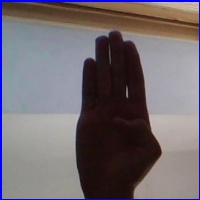
//> input picture data/asl_alphabet_test/B_test.jpg, 200 x 200 px
$ ./projekt1   (built with g++ and OpenCV 4)
//> lines starting //> are read from the running program, lines starting //| are printed output that depends on the picture
#include <iostream>
#include <fstream>
#include <opencv2/opencv.hpp>
#include <opencv2/highgui/highgui.hpp>
#include <opencv2/ml/ml.hpp>
#include <stdexcept>
#include <ios>
#include <dirent.h>

using namespace std;
using namespace cv;

// Directory containing positive sample images
static string posSamplesDir = "/home/alicja/gnu/projekt_wma/data/asl_alphabet_train/A";
// Set the file to write the features to
static string featuresFile = "/home/alicja/gnu/projekt_wma/data/hog_A.txt";

//parametry do HOG
static const Size trainingPadding = Size(0, 0);
static const Size winStride = Size(8, 8);

static void storeCursor(void) {
    printf("\033[s");
}

static void resetCursor(void) {
    printf("\033[u");
}

// [7 lines left out: function toLowerCase, not called in this run]

// pokazywanie obrazów
int show(Mat img,string okno)
{
    imshow(okno, img);
    waitKey(0);
    cout<<"wielkość "<<okno<<" "<<img.size()<<endl;
    destroyAllWindows();
    return 0;
}
/**
 * This is the actual calculation from the (input) image data to the HOG descriptor/feature vector using the hog.compute() function
 * @param imageFilename file path of the image file to read and calculate feature vector from
 * @param descriptorVector the returned calculated feature vector<float> ,
 *      I can't comprehend why openCV implementation returns std::vector<float> instead of cv::MatExpr_<float> (e.g. Mat<float>)
 * @param hog HOGDescriptor containin HOG settings
 */
// [23 lines left out: function calculateFeaturesFromInput, not called in this run]
/**
 * For unixoid systems only: Lists all files in a given directory and returns a vector of path+name in string format
 * @param dirName
 * @param fileNames found file names in specified directory
 * @param validExtensions containing the valid file extensions for collection in lower case
 */
// [37 lines left out: function getFilesInDirectory, not called in this run]
int main(int argc, char** argv)
{
    string path = string(PROJECT_SOURCE_DIR) + "/data/asl_alphabet_test/B_test.jpg";
    Mat input = imread(path); //,IMREAD_GRAYSCALE)
//> input is the input picture: 200 rows x 200 cols, CV_8UC3; mean B, G, R 111.8, 106.2, 114
    if (input.empty()) // Sprawdzenie, czy udalo sie otworzyc obraz z sciezka
    {
        cout << "ERROR: Can't open image" << endl;
        return -1;
    }
    show(input,"obraz");
//| wielkość obraz [200 x 200]

    // przycinanie, resize, convert
    Rect myROI(50, 0, 100, 200);
    Mat img = input(myROI);
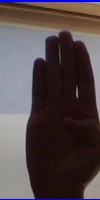
//> img: 200 rows x 100 cols, CV_8UC3; mean B, G, R 74.8, 72.5, 84.3
    show(img,"przyciety");
//| wielkość przyciety [100 x 200]
    resize(img, img, cv::Size(), 0.64, 0.64);
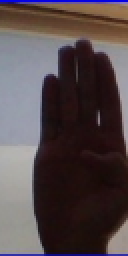
//> img: 128 rows x 64 cols, CV_8UC3 (shown 2 times larger); mean B, G, R 74.6, 72.5, 84.2
    show(img,"resize");
//| wielkość resize [64 x 128]
    img.convertTo(img, CV_32F, 1/255.0);
//> img: 128 rows x 64 cols, CV_32FC3
    show(img,"convert");
//| wielkość convert [64 x 128]

    // Calculate gradients gx, gy
    Mat gx, gy;
    Sobel(img, gx, CV_32F, 1, 0, 1);
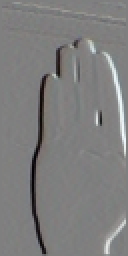
//> gx: 128 rows x 64 cols, CV_32FC3 (shown 2 times larger); mean B, G, R -0.00523, -0.00444, -0.00274; drawn with min black and max white
    Sobel(img, gy, CV_32F, 0, 1, 1);
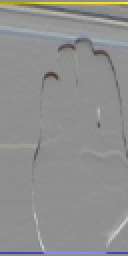
//> gy: 128 rows x 64 cols, CV_32FC3 (shown 2 times larger); mean B, G, R -0.00409, 0.000832, 0.000594; drawn with min black and max white

    // Calculate gradient magnitude and direction (in degrees)
    Mat mag, angle;
    cartToPolar(gx, gy, mag, angle, 1);
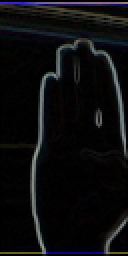
//> mag: 128 rows x 64 cols, CV_32FC3 (shown 2 times larger); mean B, G, R 0.0585, 0.0519, 0.0518
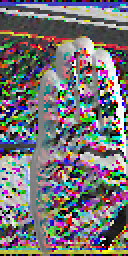
//> angle: 128 rows x 64 cols, CV_32FC3 (shown 2 times larger); mean B, G, R 165.9, 162.6, 165.2; drawn with min black and max white

    show(gx,"gx");
//| wielkość gx [64 x 128]
//| wielkość gy [64 x 128]
    show(gy,"gy");
    show(mag,"mag");

    // "/home/alicja/gnu/projekt_wma/data/asl_alphabet_test"


    HOGDescriptor hog;
    // Get the files to train from somewhere
        static vector<string> positiveTrainingImages;
//        static vector<string> negativeTrainingImages;
        static vector<string> validExtensions;
        validExtensions.push_back("jpg");
        validExtensions.push_back("png");
        validExtensions.push_back("ppm");

        getFilesInDirectory(posSamplesDir, positiveTrainingImages, validExtensions);
//        getFilesInDirectory(negSamplesDir, negativeTrainingImages, validExtensions);
        /// Retrieve the descriptor vectors from the samples
        unsigned long overallSamples = positiveTrainingImages.size();  //+ negativeTrainingImages.size();

        // Make sure there are actually samples to train
        if (overallSamples == 0) {
            printf("No training sample files found, nothing to do!\n");
            return EXIT_SUCCESS;
        }

        /// @WARNING: This is really important, some libraries (e.g. ROS) seems to set the system locale which takes decimal commata instead of points which causes the file input parsing to fail
        setlocale(LC_ALL, "C"); // Do not use the system locale
        setlocale(LC_NUMERIC,"C");
        setlocale(LC_ALL, "POSIX");

        printf("Reading files, generating HOG features and save them to file '%s':\n", featuresFile.c_str());
        float percent;
        /**
         * Save the calculated descriptor vectors to a file in a format that can be used by SVMlight for training
         * @NOTE: If you split these steps into separate steps:
         * 1. calculating features into memory (e.g. into a cv::Mat or vector< vector<float> >),
         * 2. saving features to file / directly inject from memory to machine learning algorithm,
         * the program may consume a considerable amount of main memory
         */
        fstream File;
        File.open(featuresFile.c_str(), ios::out);
        if (File.good() && File.is_open()) {
            File << "# Use this file to train, e.g. SVMlight by issuing $ svm_learn -i 1 -a weights.txt " << featuresFile.c_str() << endl; // Remove this line for libsvm which does not support comments
            // Iterate over sample images
            for (unsigned long currentFile = 0; currentFile < overallSamples; ++currentFile) {
                storeCursor();
                vector<float> featureVector;
                // Get positive or negative sample image file path
//                const string currentImageFile = (currentFile < positiveTrainingImages.size() ? positiveTrainingImages.at(currentFile) : negativeTrainingImages.at(currentFile - positiveTrainingImages.size()));
                const string currentImageFile = positiveTrainingImages.at(currentFile);
                // Output progress
                if ( (currentFile+1) % 10 == 0 || (currentFile+1) == overallSamples ) {
                    percent = ((currentFile+1) * 100 / overallSamples);
                    printf("%5lu (%3.0f%%):\tFile '%s'", (currentFile+1), percent, currentImageFile.c_str());
                    fflush(stdout);
                    resetCursor();
                }
                // Calculate feature vector from current image file
                calculateFeaturesFromInput(currentImageFile, featureVector, hog);
                if (!featureVector.empty()) {
                    /* Put positive or negative sample class to file,
                     * true=positive, false=negative,
                     * and convert positive class to +1 and negative class to -1 for SVMlight
                     */
                    File << ((currentFile < positiveTrainingImages.size()) ? "+1" : "-1");
                    // Save feature vector components
                    for (unsigned int feature = 0; feature < featureVector.size(); ++feature) {
                        File << " " << (feature + 1) << ":" << featureVector.at(feature);
                    }
                    File << endl;
                }
            }
            printf("\n");
            File.flush();
            File.close();
        } else {
            printf("Error opening file '%s'!\n", featuresFile.c_str());
            return EXIT_FAILURE;
        }

    return 0;
}

$ run again, with data/asl_alphabet_test/A_test.jpg copied over data/asl_alphabet_test/B_test.jpg
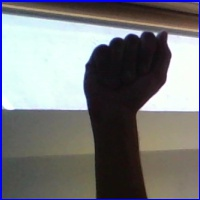
//> input picture data/asl_alphabet_test/A_test.jpg, 200 x 200 px
//> input is the input picture: 200 rows x 200 cols, CV_8UC3; mean B, G, R 123.9, 121.8, 120.8
//| wielkość obraz [200 x 200]
//| wielkość przyciety [100 x 200]
//| wielkość resize [64 x 128]
//| wielkość convert [64 x 128]
//> `cartToPolar(gx, gy, mag, angle, 1);`:
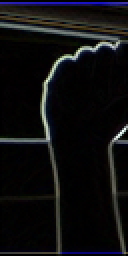
//> mag: 128 rows x 64 cols, CV_32FC3 (shown 2 times larger); mean B, G, R 0.0691, 0.0631, 0.0638; drawn with min black and max white
//> `cartToPolar(gx, gy, mag, angle, 1);`:
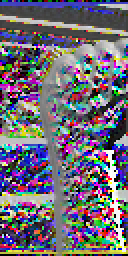
//> angle: 128 rows x 64 cols, CV_32FC3 (shown 2 times larger); mean B, G, R 166.7, 149.6, 156; drawn with min black and max white
//| wielkość gx [64 x 128]
//| wielkość gy [64 x 128]

$ run again, with data/asl_alphabet_test/C_test.jpg copied over data/asl_alphabet_test/B_test.jpg
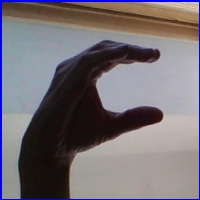
//> input picture data/asl_alphabet_test/C_test.jpg, 200 x 200 px
//> input is the input picture: 200 rows x 200 cols, CV_8UC3; mean B, G, R 117.1, 111.6, 118
//| wielkość obraz [200 x 200]
//| wielkość przyciety [100 x 200]
//| wielkość resize [64 x 128]
//| wielkość convert [64 x 128]
//> `cartToPolar(gx, gy, mag, angle, 1);`:
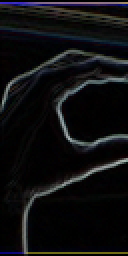
//> mag: 128 rows x 64 cols, CV_32FC3 (shown 2 times larger); mean B, G, R 0.066, 0.0609, 0.0608
//> `cartToPolar(gx, gy, mag, angle, 1);`:
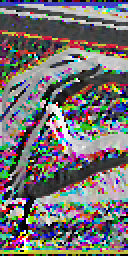
//> angle: 128 rows x 64 cols, CV_32FC3 (shown 2 times larger); mean B, G, R 160.8, 158.3, 162.7; drawn with min black and max white
//| wielkość gx [64 x 128]
//| wielkość gy [64 x 128]

$ run again, with data/asl_alphabet_test/D_test.jpg copied over data/asl_alphabet_test/B_test.jpg
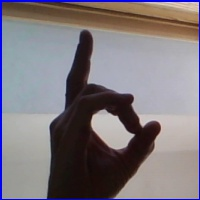
//> input picture data/asl_alphabet_test/D_test.jpg, 200 x 200 px
//> input is the input picture: 200 rows x 200 cols, CV_8UC3; mean B, G, R 125.7, 120.2, 126.7
//| wielkość obraz [200 x 200]
//| wielkość przyciety [100 x 200]
//| wielkość resize [64 x 128]
//| wielkość convert [64 x 128]
//> `cartToPolar(gx, gy, mag, angle, 1);`:
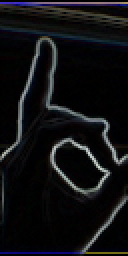
//> mag: 128 rows x 64 cols, CV_32FC3 (shown 2 times larger); mean B, G, R 0.0748, 0.0665, 0.0661
//> `cartToPolar(gx, gy, mag, angle, 1);`:
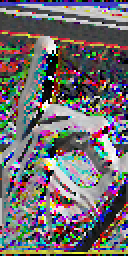
//> angle: 128 rows x 64 cols, CV_32FC3 (shown 2 times larger); mean B, G, R 157.2, 151.8, 157.5; drawn with min black and max white
//| wielkość gx [64 x 128]
//| wielkość gy [64 x 128]
